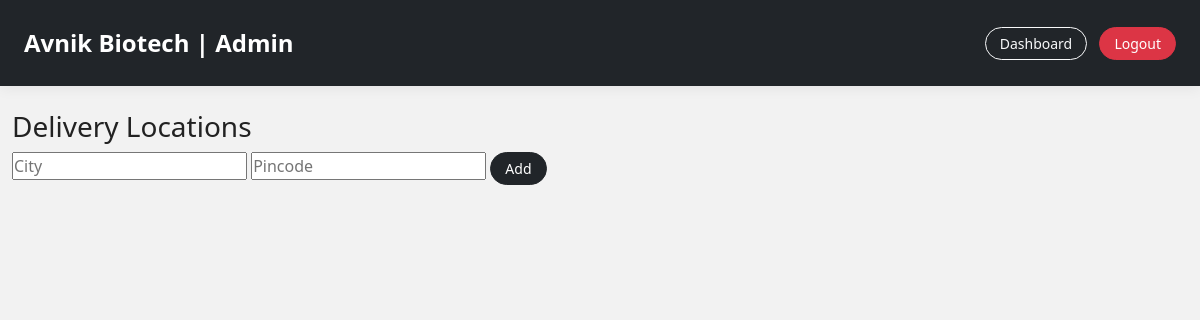
The page /dashboard/locations/ (signed in) on the database as committed earlier.
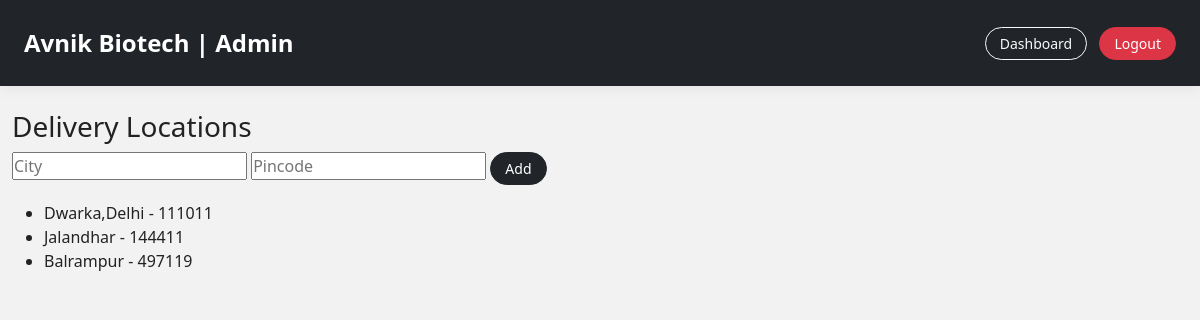
The same page on the database as committed later.
### adminapp/models.py (models this page shows, shortened)
class DeliveryLocation(models.Model):
    pincode = models.CharField(max_length=6, unique=True)
    city = models.CharField(max_length=100)

### adminapp/views.py (the view)
# urls.py: path('dashboard/locations/', views.admin_locations, name='admin_locations'),
@login_required
@user_passes_test(is_admin)
def admin_locations(request):
    if request.method == "POST":
        DeliveryLocation.objects.create(
            city=request.POST.get("city"),
            pincode=request.POST.get("pincode")
        )
    locations = DeliveryLocation.objects.all()
    return render(request, "adminpanel/locations.html", {
        "locations": locations
    })

### adminapp/views.py (called while the page is built)
def is_admin(user):
    return user.is_staff or user.is_superuser

### userapp/context_processors.py (called while the page is built)
def cart_count(request):
    cart = request.session.get('cart', {})
    return {
        'cart_count': sum(cart.values())
    }

### templates/adminpanel/locations.html (shortened to what this page needs)
{% extends 'admin_base.html' %}
{% block content %}
<h3>Delivery Locations</h3>
<form method="post">
  <input name="city" placeholder="City" required>
  <input name="pincode" placeholder="Pincode" required>
  <button class="btn btn-dark btn-sm">Add</button>
</form>
<ul class="mt-3">
  {% for loc in locations %}
    <li>{{ loc.city }} - {{ loc.pincode }}</li>
  {% endfor %}
</ul>
{% endblock %}

Rows that differ between the two databases and show on the page:
added DeliveryLocation: city "Dwarka,Delhi", pincode "111011"
added DeliveryLocation: city "Jalandhar", pincode "144411"
added DeliveryLocation: city "Balrampur", pincode "497119"
